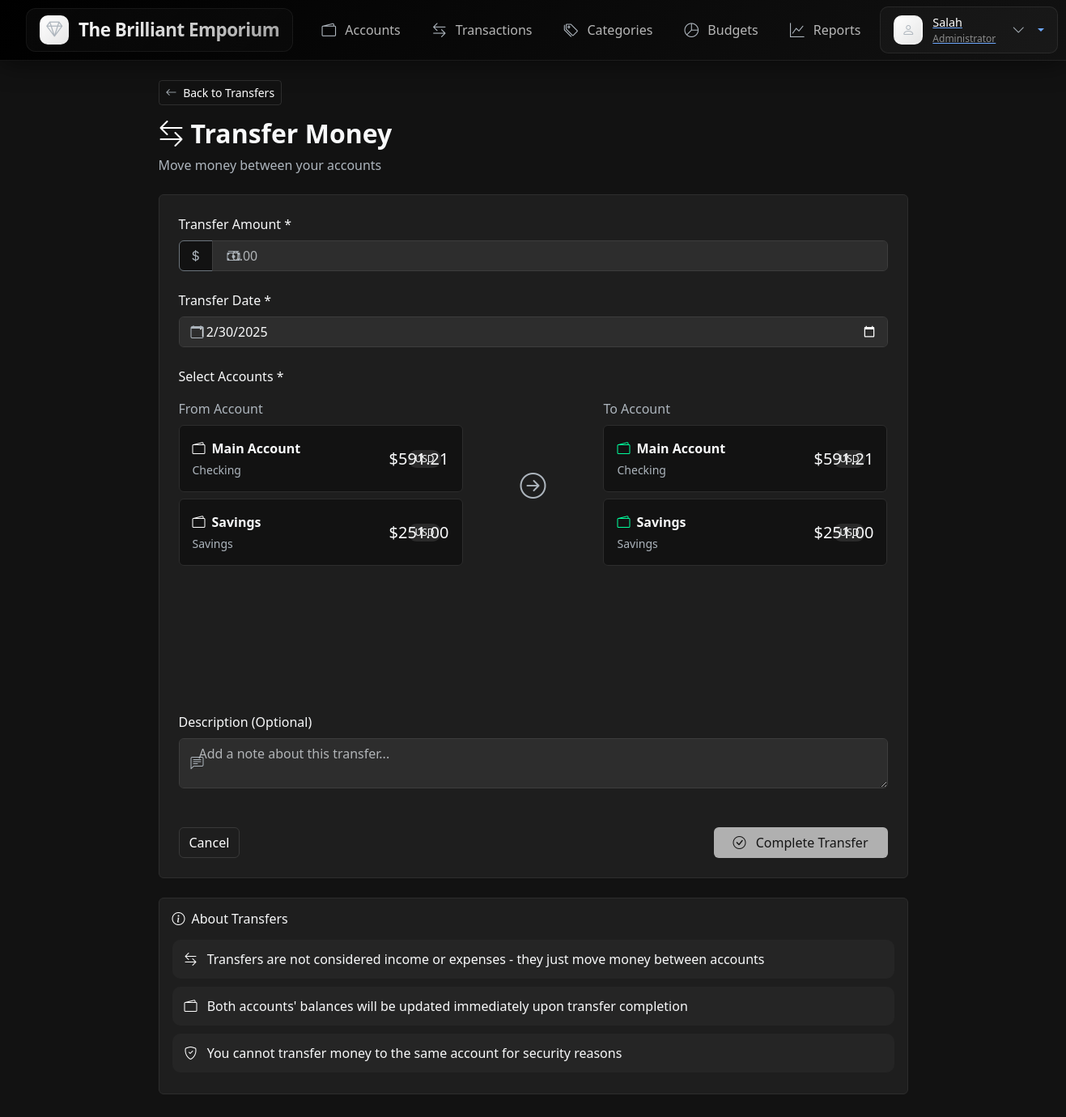
Screenshot of /transfers/create (signed in) with the database file from the repository.
### models.py (models this page shows, shortened)
class User(db.Model, UserMixin):
    __tablename__ = 'users'
    id = db.Column(db.Integer, primary_key=True)
    email = db.Column(db.String(120), unique=True, nullable=False, index=True)
    name = db.Column(db.String(100), nullable=False)
    hashed_password = db.Column(db.String(256), nullable=False)
    created_at = db.Column(db.DateTime, default=datetime.utcnow, nullable=False)
    last_login = db.Column(db.DateTime, nullable=True)
    accounts = relationship("Account", back_populates="user", cascade="all, delete-orphan")
    categories = relationship("Category", back_populates="user", cascade="all, delete-orphan")
    transactions = relationship("Transaction", back_populates="user", cascade="all, delete-orphan")
    budgets = relationship("Budget", back_populates="user", cascade="all, delete-orphan")

class Account(db.Model):
    __tablename__ = 'accounts'
    id = db.Column(db.Integer, primary_key=True)
    name = db.Column(db.String(100), nullable=False)
    type = db.Column(db.Enum(AccountType), nullable=False)
    initial_balance = db.Column(db.Numeric(12, 2), default=0.00)  # Initial balance when created
    current_balance = db.Column(db.Numeric(12, 2), default=0.00, nullable=False)
    currency = db.Column(db.String(3), default='USD')  # ISO currency code
    is_active = db.Column(db.Boolean, default=True)
    created_at = db.Column(db.DateTime, default=datetime.utcnow, nullable=False)
    updated_at = db.Column(db.DateTime, default=datetime.utcnow, onupdate=datetime.utcnow)
    user_id = db.Column(db.Integer, ForeignKey('users.id', ondelete='CASCADE'), nullable=False)
    user = relationship("User", back_populates="accounts")
    transactions = relationship("Transaction", back_populates="account", cascade="all, delete-orphan")
    __table_args__ = (
        db.Index('idx_account_user', 'user_id'),
        db.Index('idx_account_user_active', 'user_id', 'is_active'),
    )

### routes/transfers.py (the view, shortened to what this page needs)
@transfers_bp.route('/create', methods=['GET', 'POST'])
@login_required
def create():
    form = TransferForm()
    accounts = Account.query.filter_by(
        user_id=current_user.id,
        is_active=True
    ).all()
    form.from_account_id.choices = [(acc.id, f"{acc.name} ({acc.currency} {acc.current_balance:,.2f})")
                                   for acc in accounts]
    form.to_account_id.choices = [(acc.id, f"{acc.name} ({acc.currency} {acc.current_balance:,.2f})")
                                 for acc in accounts]
    return render_template('transfers/create.html', form=form, accounts=accounts)

### templates/transfers/create.html (shortened to what this page needs)
{% extends "accounts/layout.html" %}
{% block main %}
<div class="container py-4">
    <div class="row justify-content-center">
        <div class="col-lg-10">
            <div class="mb-4 fade-in">
                <a href="{{ url_for('transfers.index') }}" class="btn btn-outline-accent btn-sm mb-3 hover-lift">
                    <i class="bi bi-arrow-left me-1"></i> Back to Transfers
                </a>
                <h1 class="h2 fw-bold">
                    <i class="bi bi-arrow-left-right text-accent me-2"></i>Transfer Money
                </h1>
                <p class="text-gray">Move money between your accounts</p>
            </div>
            <div class="card form-card">
                <div class="card-body p-4">
                    <form method="POST" action="{{ url_for('transfers.create') }}" id="transferForm">
                        <div class="mb-4 form-step" style="animation-delay: 0.1s">
                            <label class="form-label">Transfer Amount *</label>
                            <div class="position-relative">
                                <div class="input-group">
                                    <span class="input-group-text bg-dark-gray border-secondary"><i class="bi bi-currency-dollar"></i></span>
                                    {{ form.amount(class="form-control ps-4", placeholder="0.00", step="0.01", min="0.01") }}
                                </div>
                                <div class="input-icon" style="left: 60px;">
                                    <i class="bi bi-cash-stack"></i>
                                </div>
                            </div>
                        </div>
                        <div class="mb-4 form-step" style="animation-delay: 0.2s">
                            <label class="form-label">Transfer Date *</label>
                            <div class="position-relative">
                                {{ form.date(class="form-control ps-4", type="date") }}
                                <div class="input-icon">
                                    <i class="bi bi-calendar"></i>
                                </div>
                            </div>
                        </div>
                        <div class="mb-4 form-step" style="animation-delay: 0.3s">
                            <label class="form-label mb-3">Select Accounts *</label>
                            <div class="row align-items-center">
                                <div class="col-md-5">
                                    <label class="form-label text-gray">From Account</label>
                                    <div class="accounts-list" id="fromAccountsList">
                                        {% for account in accounts if account.is_active %}
                                        <div class="account-selector card mb-2 bg-dark-gray border-gray"
                                             data-delay="{{ loop.index * 50 }}"
                                             data-id="{{ account.id }}"
                                             data-name="{{ account.name }}"
                                             data-balance="{{ account.current_balance }}"
                                             data-currency="{{ account.currency }}"
                                             onclick="selectAccount(this, 'from')">
                                            <div class="card-body py-3">
                                                <div class="d-flex justify-content-between align-items-center">
                                                    <div>
                                                        <div class="d-flex align-items-center mb-1">
                                                            <i class="bi bi-wallet2 text-accent me-2"></i>
                                                            <strong>{{ account.name }}</strong>
                                                        </div>
                                                        <div class="text-gray small">{{ account.type.value|replace('_', ' ')|title }}</div>
                                                    </div>
                                                    <div class="text-end position-relative">
                                                        <div class="text-light fs-5">${{ "%.2f"|format(account.current_balance) }}</div>
                                                        <span class="currency-badge">{{ account.currency }}</span>
                                                    </div>
                                                </div>
                                            </div>
                                        </div>
                                        {% endfor %}
                                    </div>
                                </div>
                                <div class="col-md-2 text-center">
                                    <div class="transfer-arrow my-4">
                                        <i class="bi bi-arrow-right-circle"></i>
                                    </div>
                                </div>
                                <div class="col-md-5">
                                    <label class="form-label text-gray">To Account</label>
                                    <div class="accounts-list" id="toAccountsList">
                                        {% for account in accounts if account.is_active %}
                                        <div class="account-selector card mb-2 bg-dark-gray border-gray"
                                             data-delay="{{ loop.index * 50 }}"
                                             data-id="{{ account.id }}"
                                             data-name="{{ account.name }}"
                                             data-balance="{{ account.current_balance }}"
                                             data-currency="{{ account.currency }}"
                                             onclick="selectAccount(this, 'to')">
                                            <div class="card-body py-3">
                                                <div class="d-flex justify-content-between align-items-center">
                                                    <div>
                                                        <div class="d-flex align-items-center mb-1">
                                                            <i class="bi bi-wallet2 text-success me-2"></i>
                                                            <strong>{{ account.name }}</strong>
                                                        </div>
                                                        <div class="text-gray small">{{ account.type.value|replace('_', ' ')|title }}</div>
                                                    </div>
                                                    <div class="text-end position-relative">
                                                        <div class="text-light fs-5">${{ "%.2f"|format(account.current_balance) }}</div>
                                                        <span class="currency-badge">{{ account.currency }}</span>
                                                    </div>
                                                </div>
                                            </div>
                                        </div>
                                        {% endfor %}
                                    </div>
                                </div>
                            </div>
                        </div>
                        <div class="mb-4 form-step" style="animation-delay: 0.4s">
                            <label class="form-label">Description (Optional)</label>
                            <div class="position-relative">
                                {{ form.description(class="form-control ps-4", placeholder="Add a note about this transfer...", rows="2") }}
                                <div class="input-icon">
                                    <i class="bi bi-chat-left-text"></i>
                                </div>
                            </div>
                        </div>
                        <div class="d-flex justify-content-between mt-5 form-step" style="animation-delay: 0.5s">
                            <a href="{{ url_for('transfers.index') }}" class="btn btn-outline-accent hover-lift">Cancel</a>
                            <button type="submit" class="btn btn-accent hover-lift px-4" id="submitBtn" disabled>
                                <i class="bi bi-check-circle me-2"></i> Complete Transfer
                            </button>
                        </div>
                    </form>
                </div>
            </div>
            <div class="card info-card mt-4">
                <div class="card-body">
                    <h6 class="mb-3"><i class="bi bi-info-circle text-accent me-2"></i>About Transfers</h6>
                    <div class="tip-item">
                        <i class="bi bi-arrow-left-right me-2"></i>
                        Transfers are not considered income or expenses - they just move money between accounts
                    </div>
                    <div class="tip-item">
                        <i class="bi bi-wallet2 me-2"></i>
                        Both accounts' balances will be updated immediately upon transfer completion
                    </div>
                    <div class="tip-item">
                        <i class="bi bi-shield-check me-2"></i>
                        You cannot transfer money to the same account for security reasons
                    </div>
                </div>
            </div>
        </div>
    </div>
</div>
{% endblock %}

### templates/accounts/layout.html (shortened to what this page needs)
<!DOCTYPE html>
<html lang="en" data-bs-theme="dark">
<head>
    <link href="{{ url_for('static', filename='css/style.css') }}" rel="stylesheet">
    <link href="https://cdn.jsdelivr.net/npm/bootstrap@5.3.3/dist/css/bootstrap.min.css" rel="stylesheet">
    <link href="https://cdnjs.cloudflare.com/ajax/libs/bootstrap-icons/1.8.1/font/bootstrap-icons.min.css" rel="stylesheet">
</head>
<body>
    <nav class="navbar navbar-expand-lg">
        <div class="navbar-container container-fluid">
            <a class="navbar-brand" href="{{ url_for('index') }}">
                <span class="brand-icon">
                    <i class="bi bi-gem"></i>
                </span>
                <span class="brand-text">The Brilliant Emporium</span>
            </a>
            <div class="collapse navbar-collapse" id="mainNavbar">
                <ul class="navbar-nav mx-auto">
                    <li class="nav-item">
                        <a class="nav-link" href="{{ url_for('accounts.index') }}">
                            <span class="nav-icon">
                                <i class="bi bi-wallet2"></i>
                            </span>
                            <span>Accounts</span>
                        </a>
                    </li>
                    <li class="nav-item">
                        <a class="nav-link" href="{{ url_for('transactions.index') }}">
                            <span class="nav-icon">
                                <i class="bi bi-arrow-left-right"></i>
                            </span>
                            <span>Transactions</span>
                        </a>
                    </li>
                    <li class="nav-item">
                        <a class="nav-link" href="{{ url_for('categories.index') }}">
                            <span class="nav-icon">
                                <i class="bi bi-tags"></i>
                            </span>
                            <span>Categories</span>
                        </a>
                    </li>
                    <li class="nav-item">
                        <a class="nav-link" href="{{ url_for('budgets.index') }}">
                            <span class="nav-icon">
                                <i class="bi bi-pie-chart"></i>
                            </span>
                            <span>Budgets</span>
                        </a>
                    </li>
                    <li class="nav-item">
                        <a class="nav-link" href="{{ url_for('reports.index') }}">
                            <span class="nav-icon">
                                <i class="bi bi-graph-up"></i>
                            </span>
                            <span>Reports</span>
                        </a>
                    </li>
                </ul>
                <div class="user-dropdown nav-item dropdown">
                    <a class="dropdown-toggle" href="#" id="userDropdown" role="button"
                       data-bs-toggle="dropdown" aria-expanded="false">
                        <div class="user-avatar">
                            <i class="bi bi-person"></i>
                        </div>
                        <div class="d-flex flex-column text-start">
                            <span class="user-name">{{ current_user.name }}</span>
                            <span class="user-role">Administrator</span>
                        </div>
                        <i class="bi bi-chevron-down ms-2"></i>
                    </a>
                </div>
            </div>
        </div>
    </nav>
    <main class="pb-5">
        {% block main %}{% endblock %}
    </main>
</body>
</html>

### rows the page displays
User: name "Salah"
Account: name "Main Account", type.value "Checking", current_balance "591.21", currency "USD"
Account: name "Savings", type.value "Savings", current_balance "251.00", currency "USD"
